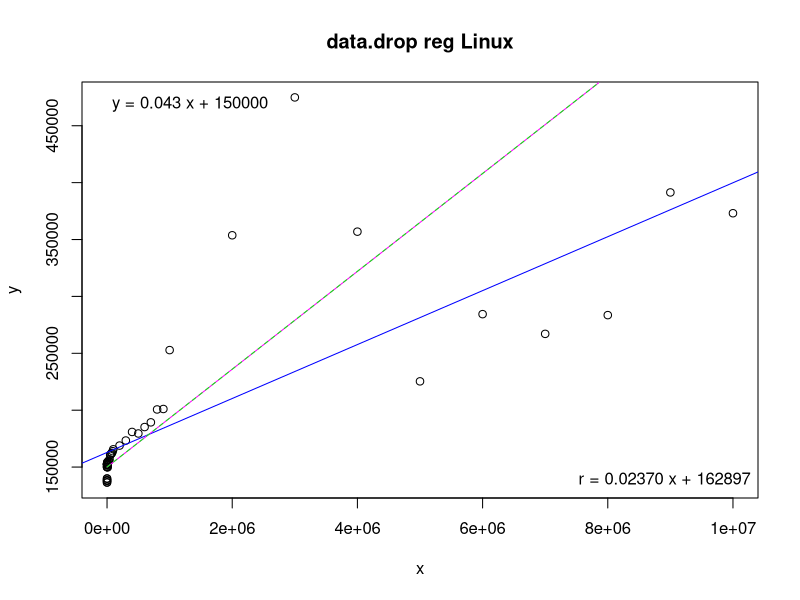
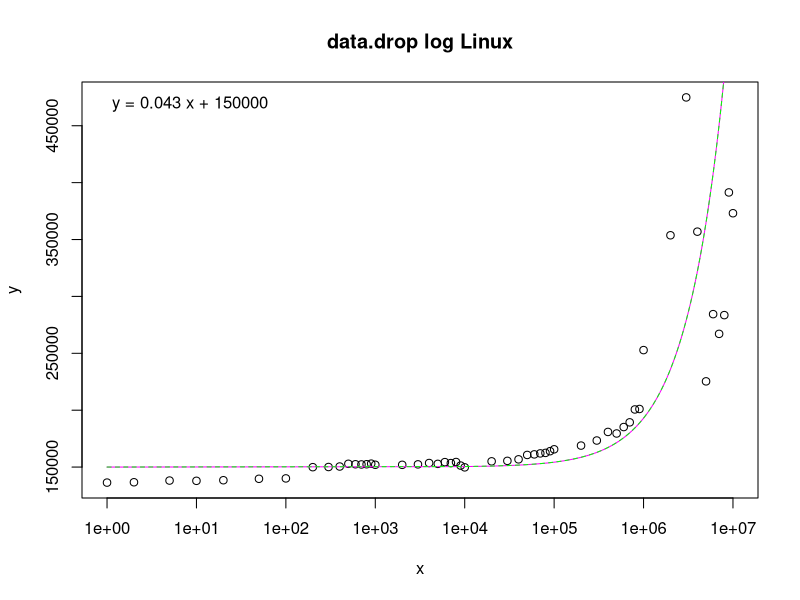

Write the R code that produced these figures, in order.
# Input data
x <- c(1,2,5,10,20,50,100,200,300,400,500,600,700,800,900,1000,2000,3000,4000,5000,6000,7000,8000,9000,10000,20000,30000,40000,50000,60000,70000,80000,90000,100000,200000,300000,400000,500000,600000,700000,800000,900000,1000000,2000000,3000000,4000000,5000000,6000000,7000000,8000000,9000000,10000000)
y <- c(136370,136660,138160,137930,138450,139710,140050,149920,150070,150500,152890,152480,152310,152500,153020,152030,151990,152390,153580,152830,154360,153510,154460,151330,149770,155050,155470,156810,160670,161170,162040,162470,163970,165630,168900,173350,180890,179530,185190,189320,200650,201060,252820,353740,474910,356920,225350,284420,267090,283560,391390,373110)

# Linear regression
model <- lm(y ~ x)
coefs <- coef(model)

# Print regression coefficients
print(coefs)

# Estimating linear function
a <- 0.043
b <- 150000.0
fe <- function(x) {
  a*x + b
}

# Estimating staircase function
base <- 150000
size <- 1000
cost <- 43
fs <- function(x) {
  (((x + size - 1) / size) * cost) + base
}

# Estimated linear values
xe <- seq(1, 10000000, by = 10000)
ye <- fe(xe)

# Estimated staircase values
xs <- seq(1, 10000000, by = 10000)
ys <- fs(xs)

png("data-drop-reg.png")
plot(x, y, main = "data.drop reg Linux")
abline(model, col = "blue")
lines(xe, ye, col = "magenta")
lines(xs, ys, col = "green", lty = 2)
legend("bottomright", legend = sprintf("r = %.5f x + %.0f", coefs[2], coefs[1]), bty = "n")
legend("topleft", legend = sprintf("y = %.3f x + %.0f", a, b), bty = "n")

png("data-drop-log.png")
plot(x, y, log = "x", main = "data.drop log Linux")
lines(xe, ye, col = "magenta")
lines(xs, ys, col = "green", lty = 2)
legend("topleft", legend = sprintf("y = %.3f x + %.0f", a, b), bty = "n")
